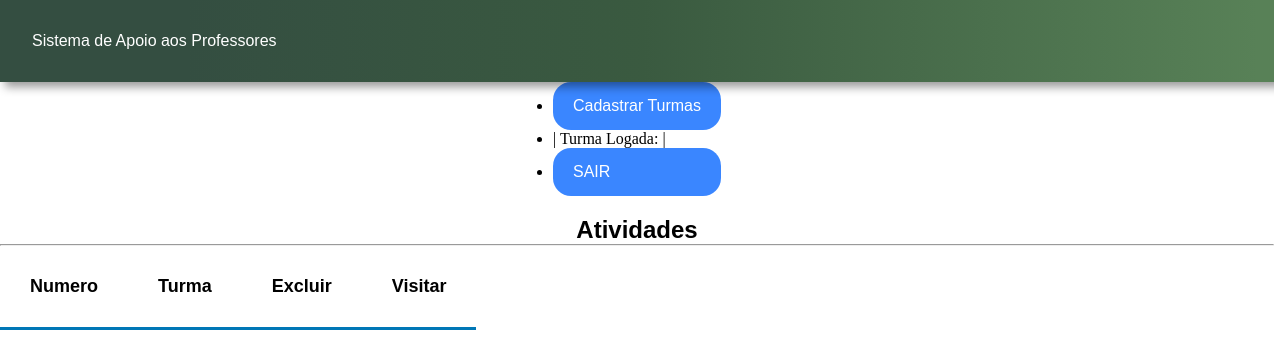
The page /ver_atividades/1 on the database as committed earlier.
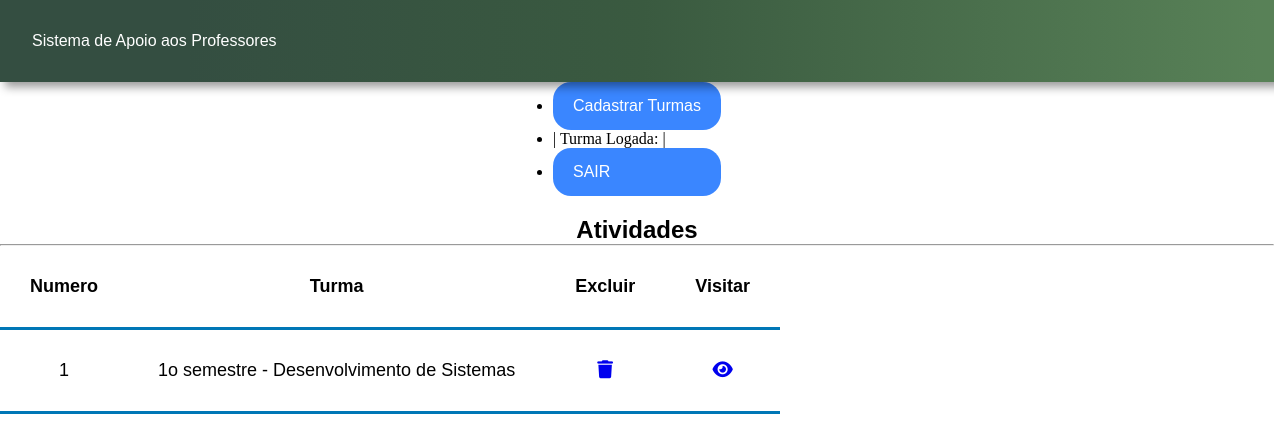
The same page on the database as committed later.
### App_Escola/models.py (models this page shows, shortened)
class Turma(models.Model):
    nome_turma = models.CharField(max_length=120)
    id_professor = models.ForeignKey(Professor, null=True, on_delete=models.PROTECT)

### App_Escola/views.py (the view)
def ver_atividades(request, id_turma):
    turmas_do_professor = Turma.objects.filter(id=id_turma)
    return render(request, 'Lista_Atividade.html', {
        'turmas_do_professor': turmas_do_professor,
        'id_turma': id_turma,  # Passa o id_turma para o template, se necessário
    })

### App_Escola/templates/Lista_Atividade.html (shortened to what this page needs)
{% load static %}
<!DOCTYPE html>
<html lang="en">
<head>
    <link rel="stylesheet" type="text/css" href="../static/css/cons_turma_lista.css">
</head>
<header class="login">
    <div class="fundo_menu">
        <div class="nome_sistema">
            Sistema de Apoio aos Professores
        </div>
    </div>
</header>
<nav class="menu">
    <ul>
       <li><a href="/cad_turma/{{id_turma_logado}}">Cadastrar Turmas</a></li>
       <li> | Turma Logada: {{turma_logada}} | </a></li>
       <li><a href="../accounts/logout">SAIR</a></li>
    </ul>
</nav>
<body onLoad="login();">
    <div class="principal">
    <div class="container">
        <section class="enquadramento">
            <h1> Atividades</h1>
        </section>
        <hr>
        <table>
            <tr>
                <th>Numero</th>
                <th>Turma</th>
                <th>Excluir</th>
                <th>Visitar</th>
            </tr>
            {% for igs in turmas_do_professor %}
            <tr>
                <td style="text-align:center">{{igs.id}} </td>
                <td>{{igs.nome_turma}}</td>
                <td style="text-align:center"><a href="javascript:valida_excluir({{igs.id}})"><i class="fa-solid fa-trash"></i></a></td>
                <td style="text-align:center"><a href="/ver_atividades?id_turma={{igs.id}}"><i class="fa-solid fa-eye"></i></a></td>
            </tr>
            {% endfor %}
        </table>
    </div>
    </div>
</body>
</html>

### App_Escola/static/css/cons_turma_lista.css (style rules this page uses)
* { margin: 0px; padding: 0px; }
body { width: 100%; }
.login { display: flex; width: 100%; padding: 4vh; align-items: center; font-family: "Roboto-Condensed", sans-serif; font-size: 16px; color: #ffff; background: linear-gradient(90deg, #344e41 14%, #3a5a40 48%, #588157 94%); filter: drop-shadow(5px 5px 5px rgba(0 0 0 / 40%)); }
.menu { display: flex; justify-content: center; align-items: center; padding: 0 10px 0 10px; }
.menu a { display: flex; padding: 15px 20px 15px 20px; border: none; background-color: #3a86ff; border-radius: 18px; color: white; font-family: "Roboto-Condensed", sans-serif; font-size: 16px; }
div h1 { display: flex; justify-content: center; align-items: center; font-family: "Roboto-Condensed", sans-serif; font-size: 24px; padding-top: 20px; }
table, th, td { border-collapse: collapse; padding: 30px; text-align: center; font-family: "Roboto-Condensed", sans-serif; font-size: 18px; border-bottom: 3px solid #0077b6; }
a { text-decoration: none; }

Rows that differ between the two databases and show on the page:
added Turma: id "1", nome_turma "1o semestre - Desenvolvimento de Sistemas"
